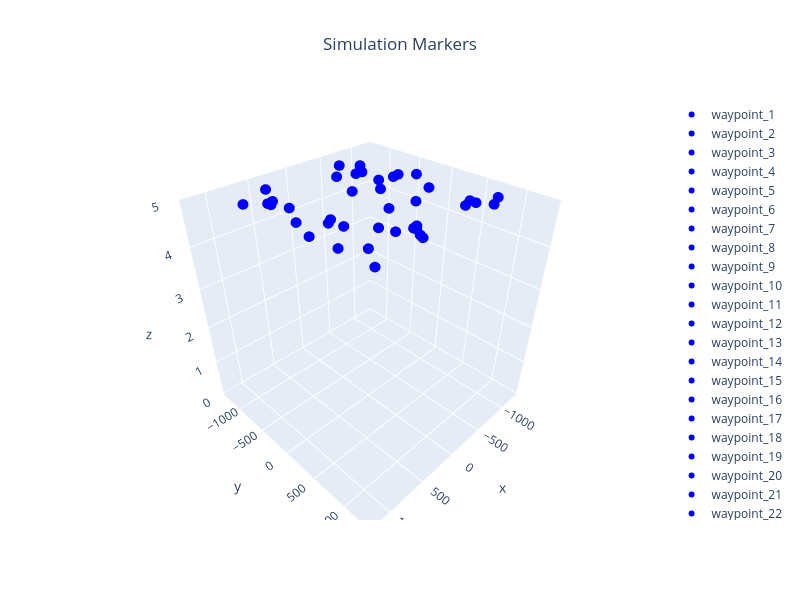

Source (notebook cell):
### Code cell
homes = np.array([offset[:3] for offset in offsets])
global_paths = [
    local2global(np.array(path), home)
    for path, home in zip(local_paths, homes)
]
colors = n_vehicles*[Color.BLUE]  # must agree with n_vehicles
waypoints = {
    f"waypoint_{i+1}": {"pos": global_paths[i], "color": colors[i]}
    for i in range(n_vehicles)
}
plot_3d_interactive(
    waypoints, title="Simulation Markers", expand=[0.2, 0.2, 0.6], ground=-0.05
)

### Figure 1 — Plotly figure (JSON) as saved in the notebook; plotly's stock layout.template omitted (floating-point values rounded to 4 significant figures)
{"data": [{"marker": {"color": "blue", "size": 6}, "mode": "markers", "name": "waypoint_1", "type": "scatter3d", "x": [-313.1, -313.1, -308.1, -308.1, -313.1], "y": [357.4, 362.4, 362.4, 357.4, 357.4], "z": [5, 5, 5, 5, 5]}, {"marker": {"color": "blue", "size": 6}, "mode": "markers", "name": "waypoint_2", "type": "scatter3d", "x": [-635.8, -635.8, -630.8, -630.8, -635.8], "y": [-272.5, -267.5, -267.5, -272.5, -272.5], "z": [5, 5, 5, 5, 5]}, {"marker": {"color": "blue", "size": 6}, "mode": "markers", "name": "waypoint_3", "type": "scatter3d", "x": [721.0, 721.0, 726.0, 726.0, 721.0], "y": [-609.8, -604.8, -604.8, -609.8, -609.8], "z": [5, 5, 5, 5, 5]}, {"marker": {"color": "blue", "size": 6}, "mode": "markers", "name": "waypoint_4", "type": "scatter3d", "x": [902.6, 902.6, 907.6, 907.6, 902.6], "y": [-816.5, -811.5, -811.5, -816.5, -816.5], "z": [5, 5, 5, 5, 5]}, {"marker": {"color": "blue", "size": 6}, "mode": "markers", "name": "waypoint_5", "type": "scatter3d", "x": [643.7, 643.7, 648.7, 648.7, 643.7], "y": [-417.9, -412.9, -412.9, -417.9, -417.9], "z": [5, 5, 5, 5, 5]}, {"marker": {"color": "blue", "size": 6}, "mode": "markers", "name": "waypoint_6", "type": "scatter3d", "x": [302.6, 302.6, 307.6, 307.6, 302.6], "y": [677.0, 682.0, 682.0, 677.0, 677.0], "z": [5, 5, 5, 5, 5]}, {"marker": {"color": "blue", "size": 6}, "mode": "markers", "name": "waypoint_7", "type": "scatter3d", "x": [-723.5, -723.5, -718.5, -718.5, -723.5], "y": [-284.2, -279.2, -279.2, -284.2, -284.2], "z": [5, 5, 5, 5, 5]}, {"marker": {"color": "blue", "size": 6}, "mode": "markers", "name": "waypoint_8", "type": "scatter3d", "x": [-624.8, -624.8, -619.8, -619.8, -624.8], "y": [-800.0, -795.0, -795.0, -800.0, -800.0], "z": [5, 5, 5, 5, 5]}, {"marker": {"color": "blue", "size": 6}, "mode": "markers", "name": "waypoint_9", "type": "scatter3d", "x": [680.4, 680.4, 685.4, 685.4, 680.4], "y": [729.8, 734.8, 734.8, 729.8, 729.8], "z": [5, 5, 5, 5, 5]}, {"marker": {"color": "blue", "size": 6}, "mode": "markers", "name": "waypoint_10", "type": "scatter3d", "x": [726.6, 726.6, 731.6, 731.6, 726.6], "y": [-656.4, -651.4, -651.4, -656.4, -656.4], "z": [5, 5, 5, 5, 5]}, {"marker": {"color": "blue", "size": 6}, "mode": "markers", "name": "waypoint_11", "type": "scatter3d", "x": [-207.0, -207.0, -202.0, -202.0, -207.0], "y": [-722.0, -717.0, -717.0, -722.0, -722.0], "z": [5, 5, 5, 5, 5]}, {"marker": {"color": "blue", "size": 6}, "mode": "markers", "name": "waypoint_12", "type": "scatter3d", "x": [222.9, 222.9, 227.9, 227.9, 222.9], "y": [929.1, 934.1, 934.1, 929.1, 929.1], "z": [5, 5, 5, 5, 5]}, {"marker": {"color": "blue", "size": 6}, "mode": "markers", "name": "waypoint_13", "type": "scatter3d", "x": [-690.7, -690.7, -685.7, -685.7, -690.7], "y": [810.7, 815.7, 815.7, 810.7, 810.7], "z": [5, 5, 5, 5, 5]}, {"marker": {"color": "blue", "size": 6}, "mode": "markers", "name": "waypoint_14", "type": "scatter3d", "x": [534.0, 534.0, 539.0, 539.0, 534.0], "y": [-978.9, -973.9, -973.9, -978.9, -978.9], "z": [5, 5, 5, 5, 5]}, {"marker": {"color": "blue", "size": 6}, "mode": "markers", "name": "waypoint_15", "type": "scatter3d", "x": [661.1, 661.1, 666.1, 666.1, 661.1], "y": [-670.8, -665.8, -665.8, -670.8, -670.8], "z": [5, 5, 5, 5, 5]}, {"marker": {"color": "blue", "size": 6}, "mode": "markers", "name": "waypoint_16", "type": "scatter3d", "x": [-497.7, -497.7, -492.7, -492.7, -497.7], "y": [-629.1, -624.1, -624.1, -629.1, -629.1], "z": [5, 5, 5, 5, 5]}, {"marker": {"color": "blue", "size": 6}, "mode": "markers", "name": "waypoint_17", "type": "scatter3d", "x": [-868.1, -868.1, -863.1, -863.1, -868.1], "y": [-141.9, -136.9, -136.9, -141.9, -141.9], "z": [5, 5, 5, 5, 5]}, {"marker": {"color": "blue", "size": 6}, "mode": "markers", "name": "waypoint_18", "type": "scatter3d", "x": [-415.0, -415.0, -410.0, -410.0, -415.0], "y": [-638.0, -633.0, -633.0, -638.0, -638.0], "z": [5, 5, 5, 5, 5]}, {"marker": {"color": "blue", "size": 6}, "mode": "markers", "name": "waypoint_19", "type": "scatter3d", "x": [600.6, 600.6, 605.6, 605.6, 600.6], "y": [114.7, 119.7, 119.7, 114.7, 114.7], "z": [5, 5, 5, 5, 5]}, {"marker": {"color": "blue", "size": 6}, "mode": "markers", "name": "waypoint_20", "type": "scatter3d", "x": [-567.9, -567.9, -562.9, -562.9, -567.9], "y": [776.6, 781.6, 781.6, 776.6, 776.6], "z": [5, 5, 5, 5, 5]}, {"marker": {"color": "blue", "size": 6}, "mode": "markers", "name": "waypoint_21", "type": "scatter3d", "x": [-9.67, -9.67, -4.67, -4.67, -9.67], "y": [283.8, 288.8, 288.8, 283.8, 283.8], "z": [5, 5, 5, 5, 5]}, {"marker": {"color": "blue", "size": 6}, "mode": "markers", "name": "waypoint_22", "type": "scatter3d", "x": [-295.2, -295.2, -290.2, -290.2, -295.2], "y": [-124.6, -119.6, -119.6, -124.6, -124.6], "z": [5, 5, 5, 5, 5]}, {"marker": {"color": "blue", "size": 6}, "mode": "markers", "name": "waypoint_23", "type": "scatter3d", "x": [-953.5, -953.5, -948.5, -948.5, -953.5], "y": [890.9, 895.9, 895.9, 890.9, 890.9], "z": [5, 5, 5, 5, 5]}, {"marker": {"color": "blue", "size": 6}, "mode": "markers", "name": "waypoint_24", "type": "scatter3d", "x": [-780.6, -780.6, -775.6, -775.6, -780.6], "y": [962.6, 967.6, 967.6, 962.6, 962.6], "z": [5, 5, 5, 5, 5]}, {"marker": {"color": "blue", "size": 6}, "mode": "markers", "name": "waypoint_25", "type": "scatter3d", "x": [-48.56, -48.56, -43.56, -43.56, -48.56], "y": [-288.3, -283.3, -283.3, -288.3, -288.3], "z": [5, 5, 5, 5, 5]}, {"marker": {"color": "blue", "size": 6}, "mode": "markers", "name": "waypoint_26", "type": "scatter3d", "x": [200.8, 200.8, 205.8, 205.8, 200.8], "y": [877.8, 882.8, 882.8, 877.8, 877.8], "z": [5, 5, 5, 5, 5]}, {"marker": {"color": "blue", "size": 6}, "mode": "markers", "name": "waypoint_27", "type": "scatter3d", "x": [792.0, 792.0, 797.0, 797.0, 792.0], "y": [-110.2, -105.2, -105.2, -110.2, -110.2], "z": [5, 5, 5, 5, 5]}, {"marker": {"color": "blue", "size": 6}, "mode": "markers", "name": "waypoint_28", "type": "scatter3d", "x": [546.5, 546.5, 551.5, 551.5, 546.5], "y": [264.9, 269.9, 269.9, 264.9, 264.9], "z": [5, 5, 5, 5, 5]}, {"marker": {"color": "blue", "size": 6}, "mode": "markers", "name": "waypoint_29", "type": "scatter3d", "x": [883.7, 883.7, 888.7, 888.7, 883.7], "y": [199.8, 204.8, 204.8, 199.8, 199.8], "z": [5, 5, 5, 5, 5]}, {"marker": {"color": "blue", "size": 6}, "mode": "markers", "name": "waypoint_30", "type": "scatter3d", "x": [-458.6, -458.6, -453.6, -453.6, -458.6], "y": [-320.5, -315.5, -315.5, -320.5, -320.5], "z": [5, 5, 5, 5, 5]}, {"marker": {"color": "blue", "size": 6}, "mode": "markers", "name": "waypoint_31", "type": "scatter3d", "x": [352.1, 352.1, 357.1, 357.1, 352.1], "y": [512.5, 517.5, 517.5, 512.5, 512.5], "z": [5, 5, 5, 5, 5]}, {"marker": {"color": "blue", "size": 6}, "mode": "markers", "name": "waypoint_32", "type": "scatter3d", "x": [142.8, 142.8, 147.8, 147.8, 142.8], "y": [745.7, 750.7, 750.7, 745.7, 745.7], "z": [5, 5, 5, 5, 5]}, {"marker": {"color": "blue", "size": 6}, "mode": "markers", "name": "waypoint_33", "type": "scatter3d", "x": [851.0, 851.0, 856.0, 856.0, 851.0], "y": [986.5, 991.5, 991.5, 986.5, 986.5], "z": [5, 5, 5, 5, 5]}, {"marker": {"color": "blue", "size": 6}, "mode": "markers", "name": "waypoint_34", "type": "scatter3d", "x": [-691.1, -691.1, -686.1, -686.1, -691.1], "y": [736.0, 741.0, 741.0, 736.0, 736.0], "z": [5, 5, 5, 5, 5]}, {"marker": {"color": "blue", "size": 6}, "mode": "markers", "name": "waypoint_35", "type": "scatter3d", "x": [536.1, 536.1, 541.1, 541.1, 536.1], "y": [68.89, 73.89, 73.89, 68.89, 68.89], "z": [5, 5, 5, 5, 5]}, {"marker": {"color": "blue", "size": 6}, "mode": "markers", "name": "waypoint_36", "type": "scatter3d", "x": [86.54, 86.54, 91.54, 91.54, 86.54], "y": [732.8, 737.8, 737.8, 732.8, 732.8], "z": [5, 5, 5, 5, 5]}, {"marker": {"color": "blue", "size": 6}, "mode": "markers", "name": "waypoint_37", "type": "scatter3d", "x": [-669.1, -669.1, -664.1, -664.1, -669.1], "y": [216.3, 221.3, 221.3, 216.3, 216.3], "z": [5, 5, 5, 5, 5]}, {"marker": {"color": "blue", "size": 6}, "mode": "markers", "name": "waypoint_38", "type": "scatter3d", "x": [-460.1, -460.1, -455.1, -455.1, -460.1], "y": [-973.3, -968.3, -968.3, -973.3, -973.3], "z": [5, 5, 5, 5, 5]}, {"marker": {"color": "blue", "size": 6}, "mode": "markers", "name": "waypoint_39", "type": "scatter3d", "x": [851.0, 851.0, 856.0, 856.0, 851.0], "y": [544.6, 549.6, 549.6, 544.6, 544.6], "z": [5, 5, 5, 5, 5]}, {"marker": {"color": "blue", "size": 6}, "mode": "markers", "name": "waypoint_40", "type": "scatter3d", "x": [142.4, 142.4, 147.4, 147.4, 142.4], "y": [782.5, 787.5, 787.5, 782.5, 782.5], "z": [5, 5, 5, 5, 5]}], "layout": {"height": 600, "scene": {"xaxis": {"range": [-1326.0, 1280.0], "title": {"text": "x"}}, "yaxis": {"range": [-1373.0, 1386.0], "title": {"text": "y"}}, "zaxis": {"range": [-0.05, 5], "title": {"text": "z"}}}, "showlegend": true, "title": {"text": "Simulation Markers", "x": 0.5, "xanchor": "center"}, "width": 800}}
